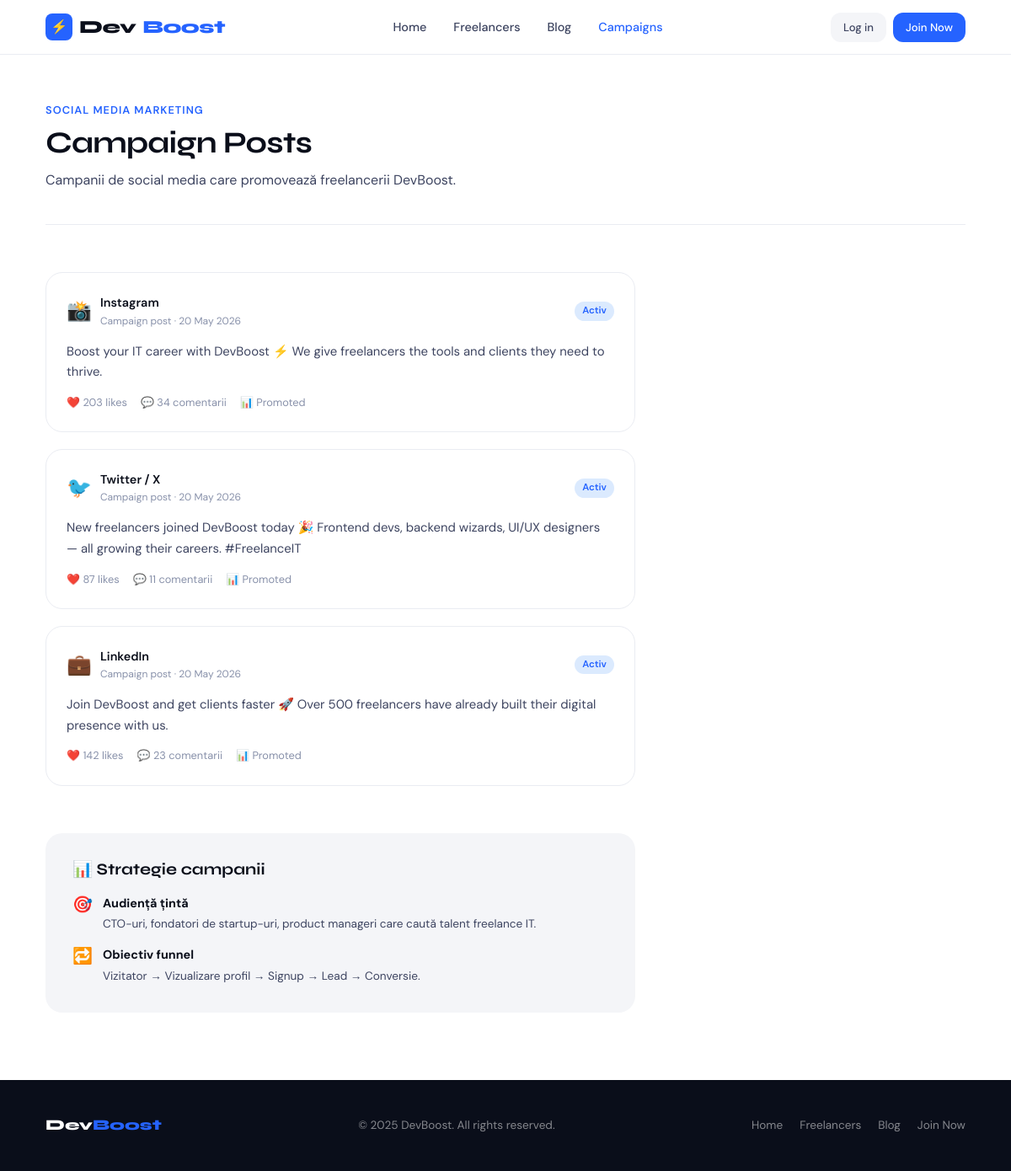
Page /campaigns/ on the committed database.
### core/models.py (models this page shows, shortened)
class Campaign(models.Model):
    platform = models.CharField(max_length=100, choices=PLATFORM_CHOICES)
    text = models.TextField()
    likes = models.IntegerField(default=0)
    comments = models.IntegerField(default=0)
    is_active = models.BooleanField(default=True)
    created_at = models.DateTimeField(auto_now_add=True)
    PLATFORM_ICONS = {
        'LinkedIn': '💼', 'Twitter / X': '🐦',
        'Instagram': '📸', 'Facebook': '📘', 'TikTok': '🎵',
    }
    @property
    def icon(self):
        return self.PLATFORM_ICONS.get(self.platform, '📣')
    class Meta:
        ordering = ['-created_at']

### core/views.py (the view)
# urls.py: path('campaigns/', views.campaigns, name='campaigns'),
def campaigns(request):
    return render(request, 'core/campaigns.html', {
        'posts': Campaign.objects.all(), 'can_manage': is_admin(request.user),
    })

### core/views.py (called while the page is built)
def is_admin(u): return u.is_authenticated and u.is_staff

### core/templates/core/campaigns.html (shortened to what this page needs)
{% extends 'core/base.html' %}
{% block content %}
<div class="container">
  <div class="page-header">
    <div class="page-header__tag">Social Media Marketing</div>
    <div style="display:flex; align-items:center; justify-content:space-between; flex-wrap:wrap; gap:12px;">
      <div>
        <h1 class="page-header__title">Campaign Posts</h1>
        <p class="page-header__sub">Campanii de social media care promovează freelancerii DevBoost.</p>
      </div>
    </div>
  </div>
  {% if not posts %}
  <div style="text-align:center; padding:60px 20px; color:var(--ink-muted);">
    <div style="font-size:2.5rem; margin-bottom:12px;">📣</div>
    <p>Nu există campanii încă.</p>
    {% if can_manage %}<a href="{% url 'campaign_add' %}" class="btn btn--primary" style="margin-top:16px;">Adaugă prima campanie</a>{% endif %}
  </div>
  {% else %}
  <div style="display:grid; gap:20px; max-width:700px;">
    {% for post in posts %}
    <div class="campaign-card">
      <div class="campaign-card__header">
        <span style="font-size:1.5rem;">{{ post.icon }}</span>
        <div>
          <div class="campaign-card__platform">{{ post.platform }}</div>
          <div style="font-size:0.75rem; color:var(--ink-faint);">Campaign post · {{ post.created_at|date:"d M Y" }}</div>
        </div>
        <span class="badge" style="margin-left:auto;">{% if post.is_active %}Activ{% else %}Inactiv{% endif %}</span>
      </div>
      <p class="campaign-card__text">{{ post.text }}</p>
      <div class="campaign-card__stats">
        <span>❤️ {{ post.likes }} likes</span>
        <span>💬 {{ post.comments }} comentarii</span>
        <span>📊 Promoted</span>
      </div>
    </div>
    {% endfor %}
  </div>
  <div style="margin-top:56px; background:var(--surface-2); border-radius:var(--radius-lg); padding:32px; max-width:700px; margin-bottom:80px;">
    <h2 style="font-size:1.2rem; margin-bottom:16px;">📊 Strategie campanii</h2>
    <div style="display:grid; gap:12px;">
      <div style="display:flex; gap:12px; align-items:start;">
        <span style="font-size:1.2rem; flex-shrink:0;">🎯</span>
        <div>
          <strong style="font-size:0.9rem;">Audiență țintă</strong>
          <p style="font-size:0.85rem; color:var(--ink-muted); margin-top:2px;">CTO-uri, fondatori de startup-uri, product manageri care caută talent freelance IT.</p>
        </div>
      </div>
      <div style="display:flex; gap:12px; align-items:start;">
        <span style="font-size:1.2rem; flex-shrink:0;">🔁</span>
        <div>
          <strong style="font-size:0.9rem;">Obiectiv funnel</strong>
          <p style="font-size:0.85rem; color:var(--ink-muted); margin-top:2px;">Vizitator → Vizualizare profil → Signup → Lead → Conversie.</p>
        </div>
      </div>
    </div>
  </div>
  {% endif %}
</div>
{% endblock %}

### core/static/core/css/style.css (style rules this page uses)
:root { --ink: #0a0e1a; --ink-muted: #3d4460; --ink-faint: #8891aa; --surface: #ffffff; --surface-2: #f4f5f8; --surface-3: #eaecf2; --accent: #2563ff; --accent-light: #dbeafe; --accent-glow: rgba(37,99,255,0.15); --success: #10b981; --warn: #f59e0b; --radius: 12px; --radius-lg: 20px; --shadow-sm: 0 1px 3px rgba(10,14,26,.08), 0 1px 2px rgba(10,14,26,.04); --shadow: 0 4px 16px rgba(10,14,26,.10), 0 1px 4px rgba(10,14,26,.06); --shadow-lg: 0 16px 48px rgba(10,14,26,.14), 0 4px 12px rgba(10,14,26,.08); }
*, *::before, *::after { box-sizing: border-box; margin: 0; padding: 0; }
html { scroll-behavior: smooth; }
body { font-family: 'DM Sans', sans-serif; font-size: 16px; line-height: 1.6; color: var(--ink); background: var(--surface); -webkit-font-smoothing: antialiased; }
h1, h2, h3, h4, h5 { font-family: 'Syne', sans-serif; line-height: 1.15; font-weight: 700; }
.container { max-width: 1140px; margin: 0 auto; padding: 0 24px; }
.campaign-card { background: var(--surface); border: 1px solid var(--surface-3); border-radius: var(--radius-lg); padding: 24px; transition: all 0.22s; }
.campaign-card__header { display: flex; align-items: center; gap: 10px; margin-bottom: 14px; }
.campaign-card__platform { font-weight: 600; font-size: 0.9rem; }
.campaign-card__text { font-size: 0.93rem; color: var(--ink-muted); line-height: 1.65; margin-bottom: 14px; }
.campaign-card__stats { display: flex; gap: 16px; font-size: 0.8rem; color: var(--ink-faint); }
.badge { display: inline-block; font-size: 0.72rem; font-weight: 600; padding: 2px 9px; border-radius: 100px; background: var(--accent-light); color: var(--accent); }
.page-header { padding: 56px 0 40px; border-bottom: 1px solid var(--surface-3); margin-bottom: 56px; }
.page-header__tag { color: var(--accent); font-size: 0.8rem; font-weight: 600; letter-spacing: 1px; text-transform: uppercase; margin-bottom: 8px; }
.page-header__title { font-size: clamp(1.8rem, 3vw, 2.6rem); letter-spacing: -0.8px; }
.page-header__sub { color: var(--ink-muted); margin-top: 10px; }

### rows in the picture
Campaign: icon "📸", platform "Instagram", created_at "20 May 2026", is_active "Activ", text "Boost your IT career with DevBoost ⚡ We give freelancers the tools and clients they need to thrive.", likes "203", comments "34"
Campaign: icon "🐦", platform "Twitter / X", created_at "20 May 2026", is_active "Activ", text "New freelancers joined DevBoost today 🎉 Frontend devs, backend wizards, UI/UX designers — all growing their careers. #FreelanceIT", likes "87", comments "11"
Campaign: icon "💼", platform "LinkedIn", created_at "20 May 2026", is_active "Activ", text "Join DevBoost and get clients faster 🚀 Over 500 freelancers have already built their digital presence with us.", likes "142", comments "23"
